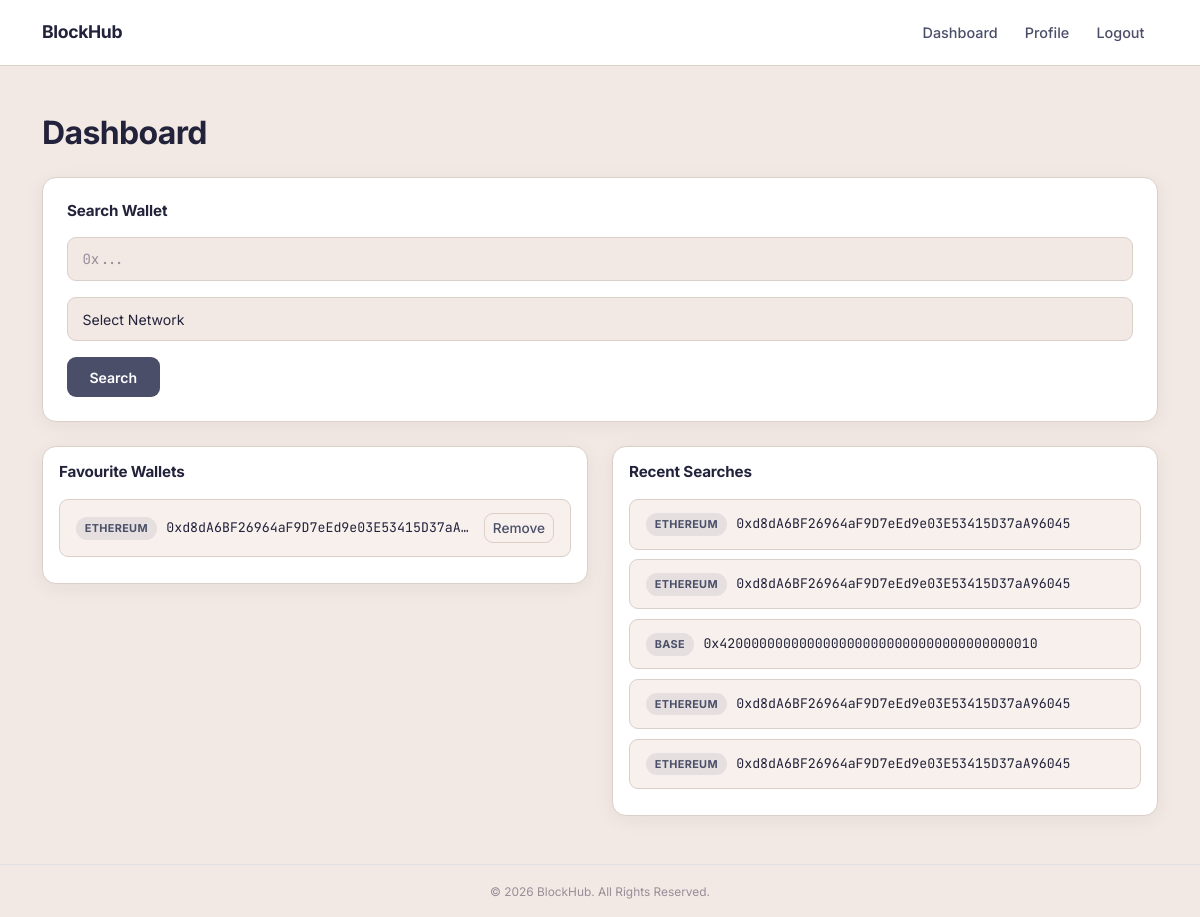
The page /dashboard (signed in) on the database as committed earlier.
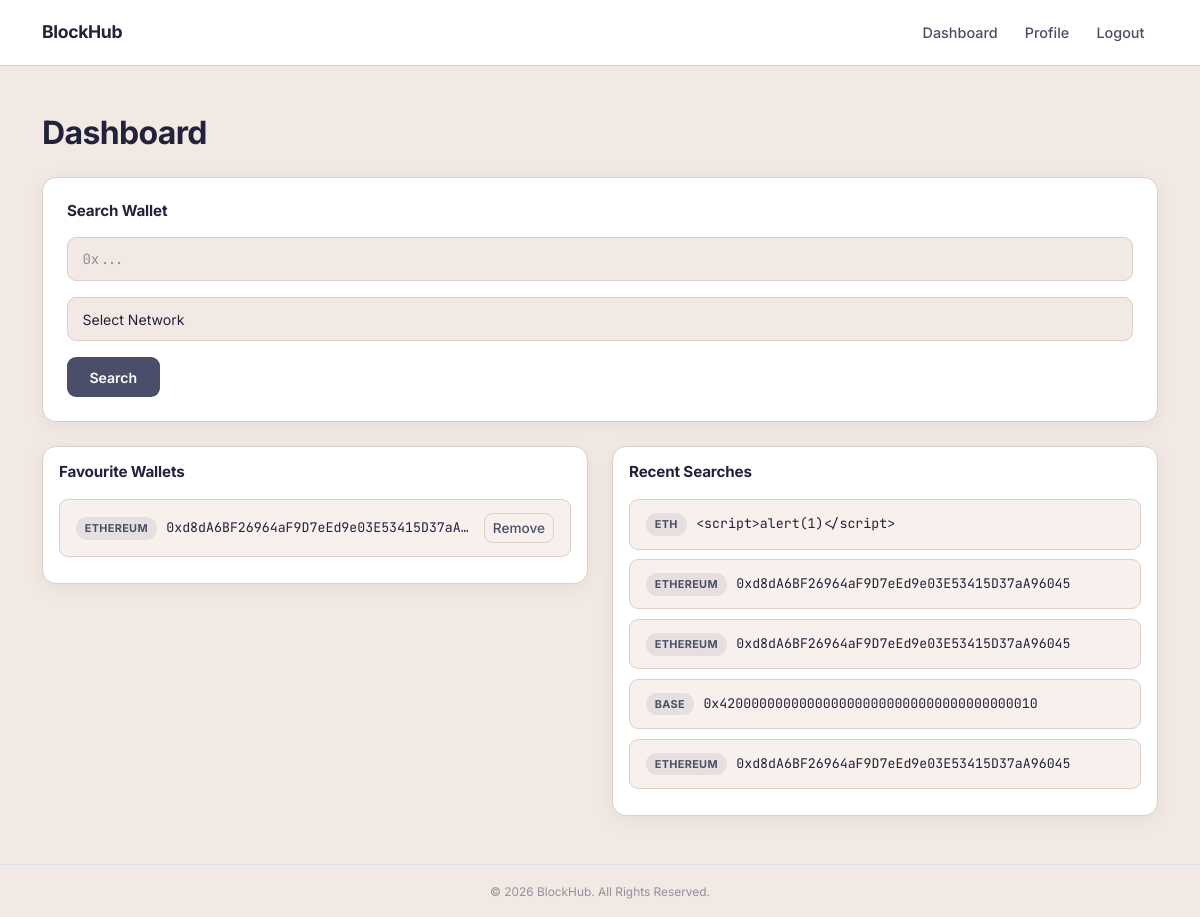
The same page on the database as committed later.
### tables this page shows
CREATE TABLE favourites (
    id INTEGER PRIMARY KEY AUTOINCREMENT,
    user_id INTEGER NOT NULL,
    wallet_address TEXT NOT NULL,
    network TEXT,
    added_at TIMESTAMP DEFAULT CURRENT_TIMESTAMP,

    FOREIGN KEY (user_id) REFERENCES users(id)
);

CREATE TABLE search_history (
    id INTEGER PRIMARY KEY AUTOINCREMENT,
    user_id INTEGER NOT NULL,
    wallet_address TEXT NOT NULL,
    network TEXT,
    searched_at TIMESTAMP DEFAULT CURRENT_TIMESTAMP,

    FOREIGN KEY (user_id) REFERENCES users(id)
);

### app.py (the view)
@app.route("/dashboard")
@login_required
def dashboard():
    conn = get_db_connection()
    favourites = conn.execute(
        """
        SELECT *
        FROM favourites
        WHERE user_id = ?
        ORDER BY added_at DESC
        LIMIT 5
        """,
        (session["user_id"],)
    ).fetchall()
    history = conn.execute(
        """
        SELECT *
        FROM search_history
        WHERE user_id = ?
        ORDER BY searched_at DESC
        LIMIT 5
        """,
        (session["user_id"],)
    ).fetchall()
    conn.close()
    return render_template(
        "dashboard.html",
        favourites=favourites,
        history=history
    )

### app.py (called while the page is built)
def get_db_connection():
    conn = sqlite3.connect(DATABASE)
    conn.row_factory = sqlite3.Row
    return conn

### helpers.py (called while the page is built)
def login_required(f):
    @wraps(f)
    def decorated_function(*args, **kwargs):
        if session.get("user_id") is None:
            return redirect("/login")
        return f(*args, **kwargs)
    return decorated_function

### templates/dashboard.html (shortened to what this page needs)
{% extends "layout.html" %} {% block title %} Dashboard {% endblock %} {% block
content %}
<h2 class="mb-4">Dashboard</h2>
<div class="card p-4 mb-4">
  <h4>Search Wallet</h4>
  <form action="/wallet" method="GET">
    <div class="mb-3">
      <input class="form-control" name="address" placeholder="0x..." required />
    </div>
    <div class="mb-3">
      <select class="form-select" name="network" required>
        <option value="">Select Network</option>
      </select>
    </div>
    <button class="btn btn-dark">Search</button>
  </form>
</div>
<div class="row">
  <div class="col-md-6 mb-4 mb-md-0">
    <div class="card p-3">
      <h4>Favourite Wallets</h4>
      {% if favourites %}
      <div>
        {% for wallet in favourites %}
        <div class="wallet-row" data-network="{{ wallet.network }}">
          <div class="wallet-meta">
            <span class="chain-chip {{ wallet.network }}"
              >{{ wallet.network }}</span
            >
            <span class="wallet-address">{{ wallet.wallet_address }}</span>
          </div>
          <form action="/remove_favourite/{{ wallet.id }}" method="POST">
            <button class="btn btn-danger btn-sm">Remove</button>
          </form>
        </div>
        {% endfor %}
      </div>
      {% else %}
      <p class="empty-state">No favourite wallets yet.</p>
      {% endif %}
    </div>
  </div>
  <div class="col-md-6">
    <div class="card p-3">
      <h4>Recent Searches</h4>
      {% if history %}
      <div>
        {% for search in history %}
        <div class="wallet-row" data-network="{{ search.network }}">
          <div class="wallet-meta">
            <span class="chain-chip {{ search.network }}"
              >{{ search.network }}</span
            >
            <span class="wallet-address">{{ search.wallet_address }}</span>
          </div>
        </div>
        {% endfor %}
      </div>
      {% else %}
      <p class="empty-state">No recent searches.</p>
      {% endif %}
    </div>
  </div>
</div>
{% endblock %}

### templates/layout.html (shortened to what this page needs)
<!doctype html>
<html lang="en">
  <head>
    <link
      href="https://cdn.jsdelivr.net/npm/bootstrap@5.3.7/dist/css/bootstrap.min.css"
      rel="stylesheet"
    />
    <link
      rel="stylesheet"
      href="{{ url_for('static', filename='css/style.css') }}"
    />
  </head>
  <body>
    <nav class="navbar navbar-expand-lg navbar-dark bg-dark">
      <div class="container">
        <a class="navbar-brand" href="/">BlockHub</a>
        <div class="collapse navbar-collapse" id="navbarNav">
          <ul class="navbar-nav ms-auto">
            {% if session.get("user_id") %}
            <li class="nav-item">
              <a class="nav-link" href="/dashboard">Dashboard</a>
            </li>
            <li class="nav-item">
              <a class="nav-link" href="/profile">Profile</a>
            </li>
            <li class="nav-item">
              <a class="nav-link" href="/logout">Logout</a>
            </li>
            {% endif %}
          </ul>
        </div>
      </div>
    </nav>
    <main class="container py-5">{% block content %} {% endblock %}</main>
    <footer class="text-center py-3 border-top">
      <small>&copy; 2026 BlockHub. All Rights Reserved.</small>
    </footer>
  </body>
</html>

### static/css/style.css (style rules this page uses)
:root { --bg: #f2e9e4; --surface: #ffffff; --surface-2: #f7f0ec; --text: #22223b; --text-muted: #4a4e69; --text-faint: #9a8c98; --border: #dccfc8; --accent: #4a4e69; --accent-warm: #c9ada7; --accent-soft: rgba(74, 78, 105, 0.08); --radius: 14px; --radius-sm: 9px; --font-ui: "Inter", -apple-system, BlinkMacSystemFont, "Segoe UI", sans-serif; --font-mono: "JetBrains Mono", "SF Mono", Menlo, monospace; }
* { box-sizing: border-box; }
html, body { min-height: 100vh; }
body { display: flex; flex-direction: column; background: var(--bg); color: var(--text); font-family: var(--font-ui); -webkit-font-smoothing: antialiased; }
main { flex: 1; }
.navbar { background: var(--surface) !important; border-bottom: 1px solid var(--border); padding-top: 0.9rem; padding-bottom: 0.9rem; }
.navbar-brand { font-weight: 700; font-size: 1.1rem; letter-spacing: -0.02em; color: var(--text) !important; display: flex; align-items: center; gap: 0.5rem; }
.navbar-nav .nav-link { color: var(--text-muted) !important; font-weight: 500; font-size: 0.9rem; padding: 0.4rem 0.85rem !important; border-radius: var(--radius-sm); transition: color 0.2s ease, background 0.2s ease; }
.card { background: var(--surface); border: 1px solid var(--border); border-radius: var(--radius); color: var(--text); box-shadow: 0 4px 20px rgba(34, 34, 59, 0.06); }
.card h4 { font-size: 0.95rem; font-weight: 700; letter-spacing: -0.01em; margin-bottom: 1.1rem; color: var(--text); }
h2 { font-weight: 700; letter-spacing: -0.02em; color: var(--text); }
.form-control, .form-select { background: var(--bg); border: 1px solid var(--border); color: var(--text); font-family: var(--font-mono); font-size: 0.88rem; padding: 0.65rem 0.9rem; border-radius: var(--radius-sm); transition: border-color 0.2s ease; }
.form-control::placeholder { color: var(--text-faint); }
.form-select { font-family: var(--font-ui); }
.btn-dark { background: var(--accent); border: none; color: #ffffff; font-weight: 600; font-size: 0.88rem; padding: 0.6rem 1.4rem; border-radius: var(--radius-sm); transition: filter 0.15s ease, transform 0.15s ease; }
.btn-danger { background: transparent; border: 1px solid var(--border); color: var(--text-muted); font-weight: 500; font-size: 0.85rem; border-radius: var(--radius-sm); transition: all 0.15s ease; }
.wallet-row { background: var(--surface-2); border: 1px solid var(--border); border-radius: var(--radius-sm); padding: 0.8rem 1rem; margin-bottom: 0.6rem; display: flex; align-items: center; justify-content: space-between; gap: 0.75rem; transition: background 0.2s ease, border-color 0.2s ease; }
.wallet-address { font-family: var(--font-mono); font-size: 0.83rem; color: var(--text); overflow: hidden; text-overflow: ellipsis; white-space: nowrap; }
.wallet-meta { display: flex; align-items: center; gap: 0.6rem; flex: 1; min-width: 0; }
.chain-chip { font-family: var(--font-ui); font-size: 0.68rem; font-weight: 700; text-transform: uppercase; letter-spacing: 0.03em; padding: 0.2rem 0.55rem; border-radius: 20px; flex-shrink: 0; color: var(--accent); background: rgba(74, 78, 105, 0.1); }
footer { border-top: 1px solid var(--border) !important; color: var(--text-faint); font-size: 0.85rem; }

Rows that differ between the two databases and show on the page:
no longer on this page (row unchanged): search_history: network "ETHEREUM", wallet_address "0xd8dA6BF26964aF9D7eEd9e03E53415D37aA96045"
added search_history: network "ETH", wallet_address "<script>alert(1)</script>"
